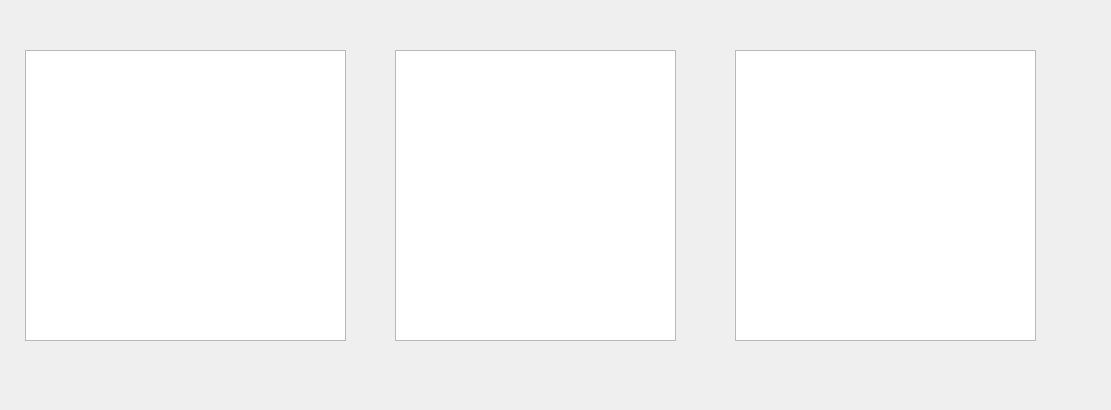
<?xml version="1.0" encoding="UTF-8"?>
<ui version="4.0">
 <class>Dialog</class>
 <widget class="QDialog" name="Dialog">
  <property name="geometry">
   <rect>
    <x>0</x>
    <y>0</y>
    <width>1111</width>
    <height>410</height>
   </rect>
  </property>
  <property name="windowTitle">
   <string>Dialog</string>
  </property>
  <widget class="QTableView" name="tableView">
   <property name="geometry">
    <rect>
     <x>25</x>
     <y>50</y>
     <width>321</width>
     <height>291</height>
    </rect>
   </property>
  </widget>
  <widget class="QTableView" name="tableView_2">
   <property name="geometry">
    <rect>
     <x>395</x>
     <y>50</y>
     <width>281</width>
     <height>291</height>
    </rect>
   </property>
  </widget>
  <widget class="QTableView" name="tableView_3">
   <property name="geometry">
    <rect>
     <x>735</x>
     <y>50</y>
     <width>301</width>
     <height>291</height>
    </rect>
   </property>
  </widget>
 </widget>
 <resources/>
 <connections/>
</ui>
